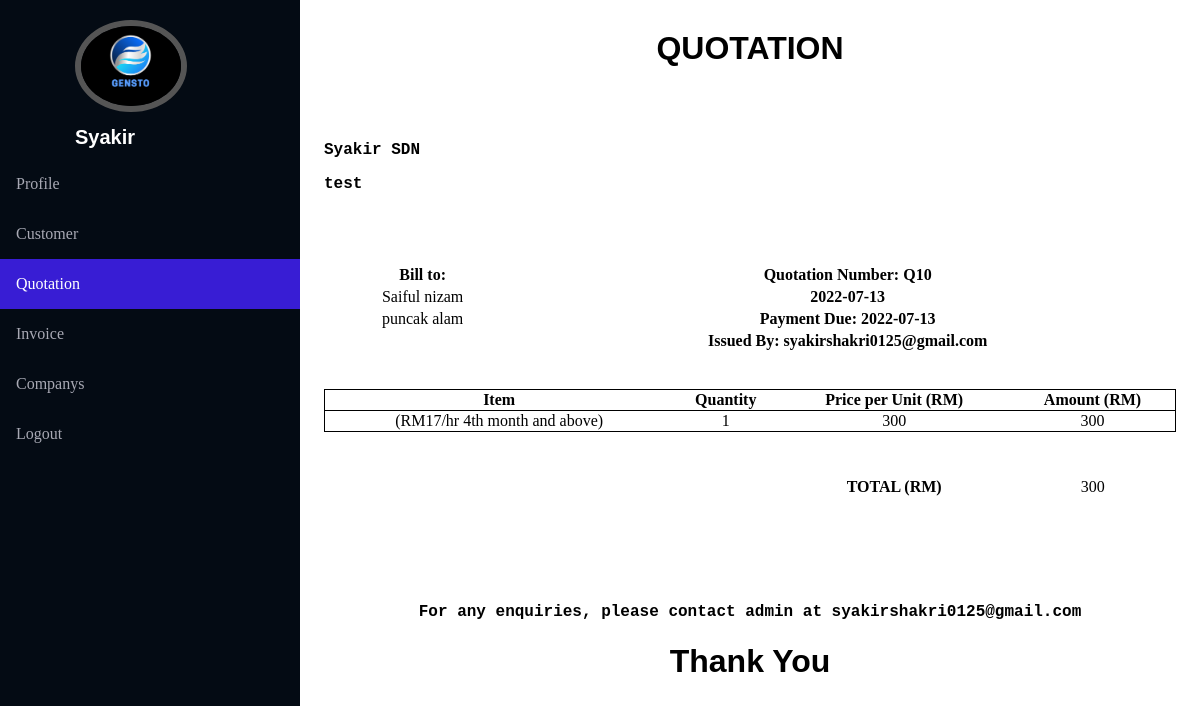
The app's page /Quotation/generate/10 (signed in) with its own data.
### tables this page shows
CREATE TABLE `company` (
  `id` int(11) NOT NULL,
  `nama` varchar(255) NOT NULL,
  `address` varchar(500) NOT NULL,
  `termsandconditions` varchar(500) NOT NULL,
  `userid` int(11) NOT NULL
);

CREATE TABLE `quotation` (
  `id` int(11) NOT NULL,
  `date` varchar(255) NOT NULL,
  `customerid` int(11) NOT NULL,
  `companyid` int(11) NOT NULL,
  `duedate` varchar(255) NOT NULL
);

CREATE TABLE `customer` (
  `id` int(11) NOT NULL,
  `nama` varchar(255) NOT NULL,
  `address` varchar(500) NOT NULL,
  `shipaddress` varchar(500) NOT NULL,
  `companyid` int(11) NOT NULL
);

CREATE TABLE `user` (
  `id` int(11) NOT NULL,
  `username` varchar(255) NOT NULL,
  `email` varchar(255) NOT NULL,
  `password` varchar(255) NOT NULL,
  `role` varchar(255) NOT NULL,
  `isdelete` varchar(255) DEFAULT 'SHOW',
  `name` varchar(255) DEFAULT NULL
);

CREATE TABLE `quo_details` (
  `id` int(11) NOT NULL,
  `description` varchar(2000) DEFAULT NULL,
  `unit` varchar(255) DEFAULT NULL,
  `qty` varchar(255) DEFAULT NULL,
  `quoid` int(11) DEFAULT NULL
);

### app/core/Controller.php (called while the page is built, shortened)
<?php
class Controller{
    public function view($view,$data=[]){
        require_once './app/views/'.$view.'.php';
    }
}

### app/controllers/Quotation.php (called while the page is built, shortened)
<?php
class Quotation extends Controller{
    private $host = DB_HOST;
    private $user = DB_USER;
    private $password = DB_PASSWORD;
    private $database = DB_NAME;
    public function __construct()
    {
        $user = $this->user;
        $host = $this->host;
        $password = $this->password;
        $database = $this->database;
        $conn = mysqli_connect($host, $user, $password, $database);
        $this->conn = $conn;
    }
    public function generate($id){
        $data['id']= $id;
        $sql = "SELECT * from quotation inner join customer on customer.id = quotation.customerid where quotation.id like '$id' limit 1 ";
        $data['result'] = $this->conn->query($sql)->fetch_assoc();
        $username=  $_SESSION['username'];
        $sql = "SELECT * from user inner join company  on company.userid = user.id WHERE username like '$username' limit 1";
        $data['user']= $this->conn->query($sql)->fetch_assoc();
        $sql = "SELECT * from quo_details where quoid = $id ";
        $data['result2'] = $this->conn->query($sql);
        $this->view('Quotation/generate',$data);
    }
}

### app/core/App.php (called while the page is built, shortened)
<?php
class App{
    public $method = 'index';
    public $params = [];
    public function __construct(){
      $url = $this->parseURL();
      if($url!=null)
      if(file_exists('./app/controllers/'.$url[0].'.php')){
          unset($url[0]);
      }
     $this->controller = new $this->controller;
    if(isset($url[1])){
        if(method_exists($this->controller,$url[1])){
            $this->method = $url[1];
            unset($url[1]);
        }
    }
    if(!empty($url)){
       $this->params = array_values($url);
    }
    call_user_func_array([$this->controller,$this->method],$this->params);
    }
    public function parseURL(){
        if(isset($_GET['url'])){
            $url = rtrim($_GET['url'],'/');
            $url = filter_var($url, FILTER_SANITIZE_URL);
            $url = explode("/",$url);
            return $url;
        }
    }
}

### index.php (called while the page is built, shortened)
<?php
$app = new App;

### app/views/Quotation/Generate.php (the view, shortened to what this page needs)
<div class="content">
<h1>QUOTATION</h1>
        <br><br>
        <h3><?=$data['user']['nama']?></h3>
        <h3><?=$data['user']['address']?></h3>
        <br><br><br>
        <table class="details">
            <tr>
                <th>Bill to:</th>
                <th>Quotation Number: Q<?=$data['id']?></th>
            </tr>
            <tr>
                <td><?=$data['result']['nama']?></td>
                <th><?=$data['result']['date']?></th>
            </tr>
            <tr>
                <td><?=$data['result']['address']?></td>
                <th>Payment Due: <?=$data['result']['duedate']?></th>
            </tr>
            <tr>
                <td></td>
                <th>Issued By: <?=$data['user']['email']?></th>
            </tr>
        </table>
        <br><br>
        <table class="list">
            <tr class="list">
                <th>Item</th>
                <th>Quantity</th>
                <th>Price per Unit (RM)</th>
                <th>Amount (RM)</th>
            </tr>
            <?php
            $total=0;
           while($key = $data['result2']->fetch_assoc()){
            $total =$key['unit']*$key['qty'];
            ?>
            <tr class="list">
                <td><?=$key['description']?></td>
                <td><?=$key['qty']?></td>
                <td><?=$key['unit']?></td>
                <td><?=$total?></td>
            </tr>
            <?php } ?>
            <tr class="space">
                <td></td>
                <td></td>
                <td></td>
                <td></td>
            </tr>
            <tr>
                <td></td>
                <td></td>
                <th></th>
                <td></td>
            </tr>
            <tr>
                <td></td>
                <td></td>
                <th></th>
                <td></td>
            </tr>
            <tr>
                <td></td>
                <td></td>
                <th></th>
                <td></td>
            </tr>
            <tr>
                <td></td>
                <td></td>
                <th style="font-size: medium;">TOTAL (RM)</th>
                <td style="font-size: medium;"><?=$total?></td>
            </tr>
        </table>
        <br><br><br><br><br>
        <h3 style="text-align: center;">For any enquiries, please contact admin at <?=$data['user']['email']?></h3>
        <h1>Thank You</h1>
</div>

### css/style.css (style rules this page uses)
div.content { margin-left: 300px; padding: 1px 16px; height: 1000px; }

### app/views/Quotation/Generate.php (style rules this page uses)
h1 { text-align: center; font-family: Arial, Helvetica, sans-serif; }
h3 { font-size: medium; font-family: 'Courier New', Courier, monospace; }
table.details { width: 100%; }
table.list { width: 100%; border-collapse: collapse }
tr.space { height: 40px; }
tr.list { width: 100%; border: 1px solid black; border-collapse: collapse; }
td, th { text-align: center; }

### records on screen
company: nama "Syakir SDN", address "test", userid.email "syakirshakri0125@gmail.com"
quotation: customerid.nama "Saiful nizam", date "2022-07-13", customerid.address "puncak alam", duedate "2022-07-13"
quo_details: description "(RM17/hr 4th month and above)", qty "1", unit "300"

### other values on screen
$_SESSION['username'] "Syakir"
$data['id'] "10"
